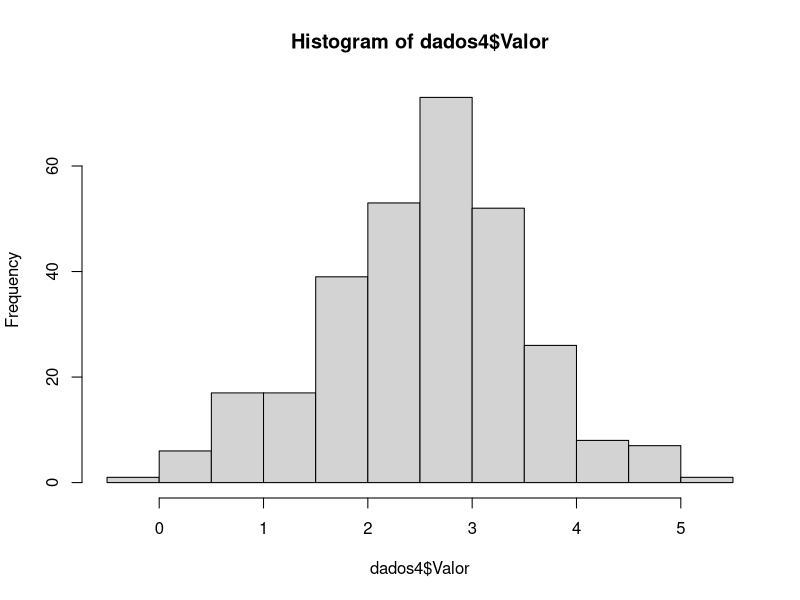
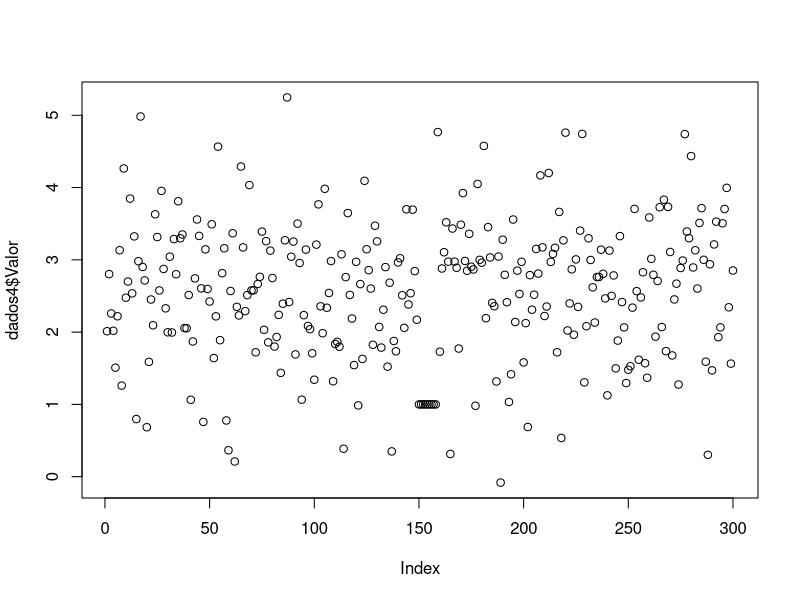
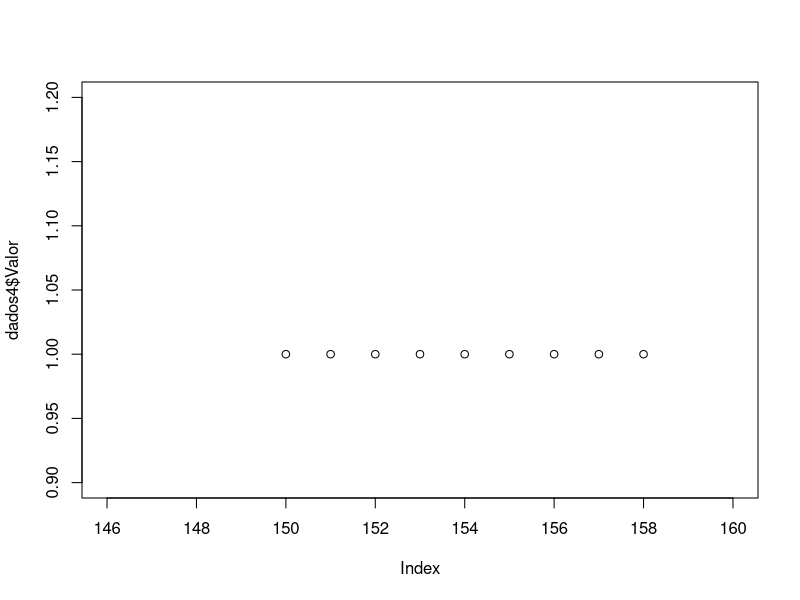
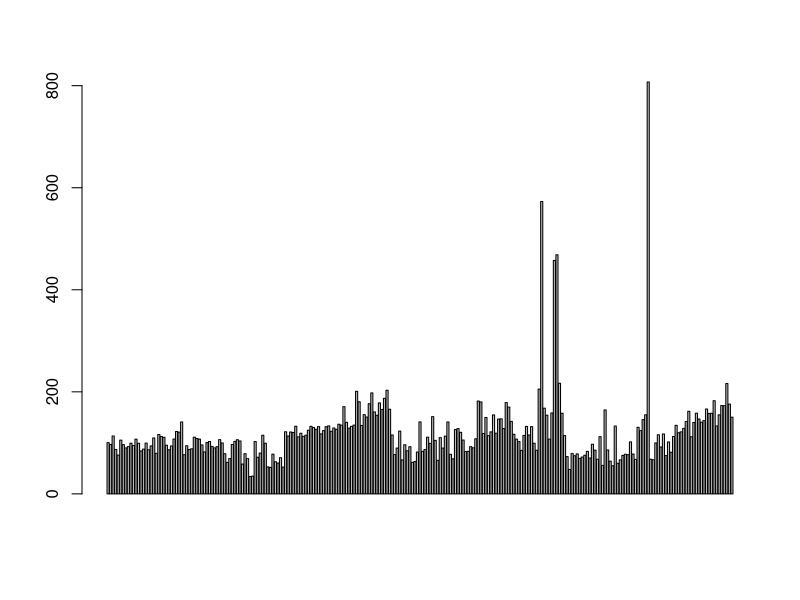
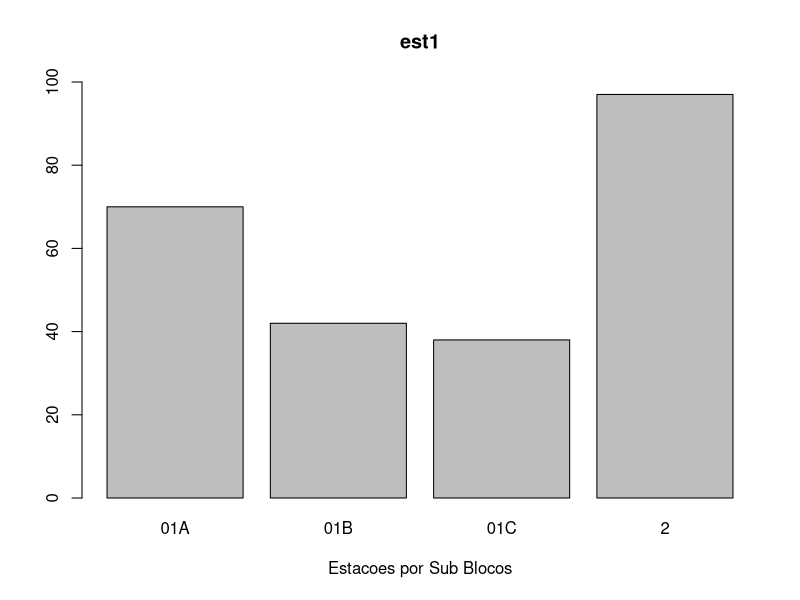
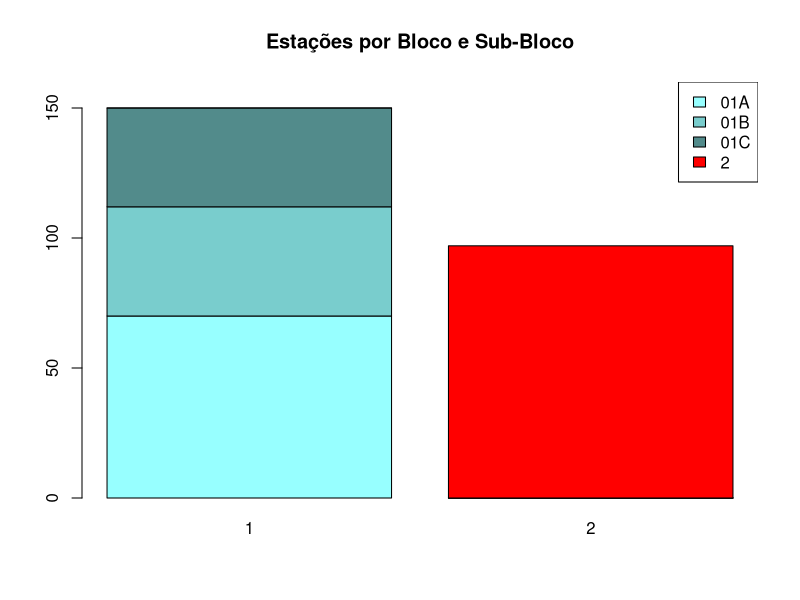
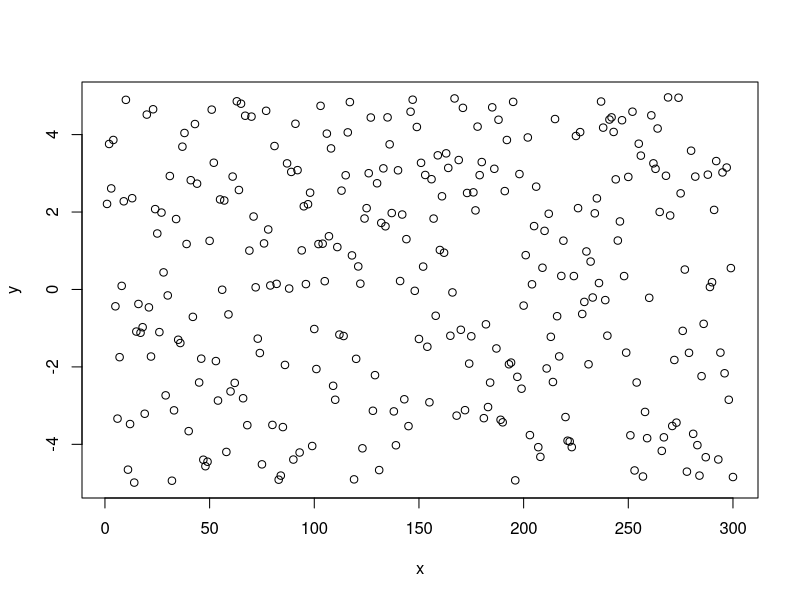
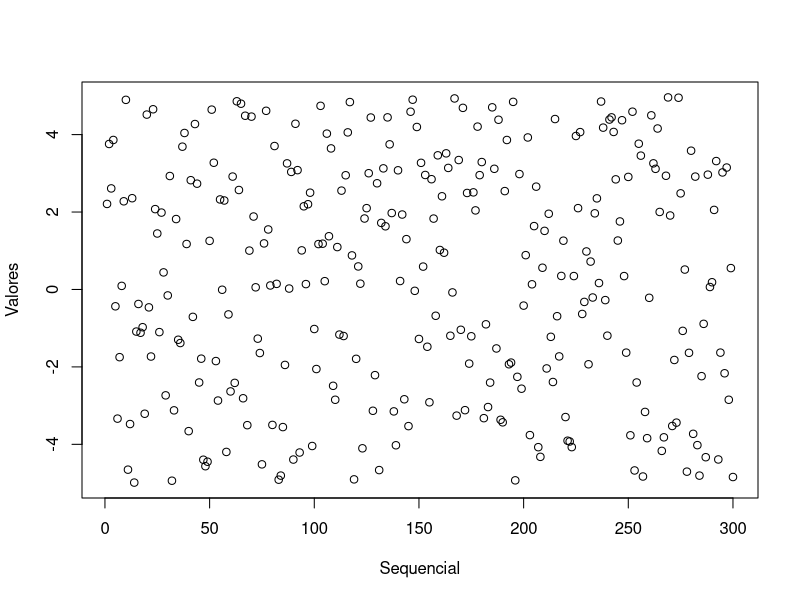

Here is the R script that generated these plots, in order:
## ---- chunk 1
pro<-par(no.readonly=TRUE) 
## ---- chunk 2
# importo os dados com read.csv2
dados4 <- read.csv2("dados4.csv", header=T)

# estrutura dos dados e primeiros 6 registros ou linhas...
str(dados4)
head(dados4)

# algumas estatísticas, média, desvio padrão...
mean(dados4$Valor)
sd(dados4$Valor)

# histograma para verificar a normalidade
hist(dados4$Valor, breaks=10)

# analisar resultados, tendência? calcule a mediana
median(dados4$Valor)

# gráfico sequencial, algum valor chama a atenção??
plot(dados4$Valor)

# zoom sobre dados suspeitos
plot(dados4$Valor, xlim=c(146,160), ylim=c(0.9,1.2))
# carregar arquivo selecao.csv (formato 2)
## ---- chunk 3
bloco1 <- read.csv2("bloco1.csv")
attach(bloco1)

barplot(H, horiz = F)
## ---- chunk 4
conto <- table(Sub.Bloco)
barplot(conto, 
        ylim= c(0,100),
        main="est1", 
        xlab="Estacoes por Sub Blocos")
# horizontal horiz="True"

## ---- chunk 5

conto2 <- table( Sub.Bloco,Bloco)
color <- c("darkslategray1", "darkslategray3", "darkslategray4", "red")

barplot(conto2, 
        ylim = c(0,160),
        col= color,
        main="Estações por Bloco e Sub-Bloco") 

legend("topright", rownames(conto2), fill= color)
## ---- chunk 6
set.seed(12345) # semente serve para reprodução de valores iguais em dados randómicos (ou  seudo...)

x<-1:300

y<-runif(x,-5,5)

# gráfico simples sem nenhum control específico
plot(x,y)

# vamos colocar nomes nos eixos, parametros: xlab e ylab
plot(x, y, 
     xlab="Sequencial", 
     ylab="Valores")

# a cor e o símbolo são simples de mudar com _col_ e _pch_ 
# veja ?colors e ?pch, palette
plot(x, y, 
     xlab="Sequencial", 
     ylab="Valores", 
     col="red", 
     pch = 25)

# O tamanho do símbolo pode ser mudado com _cex_, experimente valores como 2 e 0.5
plot(x, y, 
     xlab="Sequencial", 
     ylab="Valores", 
     col="red", 
     pch = 25, 
     cex=0.5)

# os limites dos eixos podem ser estabelecidos com _xlim_ e _ylim_
plot(x, y, 
     xlab="Sequencial", 
     ylab="Valores", 
     col="red", 
     pch = 25, 
     cex=0.5,
     ylim=c(-10,10), 
     xlim=c(0,400))

# O título tambem pode ser adicionado (subtitulo também!!)
plot(x, y, 
     xlab="Sequencial", 
     ylab="Valores", 
     col="red", 
     pch = 25, 
     cex=0.5, 
     ylim=c(-10,10), 
     xlim=c(0,400),
     main = "O meu Titulo principal")

# vamos agora controlar um pouco os eixos...
par(pro) # voltamos aos valores padrao de cada parametro

# tamanho dos nomes nos eixos e das etiquetas
par(cex.lab=1.5,cex.axis=1.3)

plot(x, y, 
     xlab="Sequencial",
     ylab="Valores")

## ---- chunk 7
par(pro) # voltamos aos valores padrao..
plot(x,y,
     xaxt="n") # o valor xaxt="n", impede de plotar o eixo x

axis(side= 1,
     at  = c(seq(0, 300, 25))) # plotar os valores no eixo x de x=0 a 300, cada 25

# Podemos determinar etiquetas texto em determinados valores
par(pro)
plot(x,y,
     xaxt="n",
     yaxt="n")

axis(side= 1,
     at  = c(seq(0, 300, 25))) # plotar os valores no eixo x de x=0 a 300, cada 25

axis(side   = 2,
     at     = c(-4,0,4),
     labels = c("Pequeno","Medio","Grande"))

# a funcao tambem controla a linha e espessura das marcas
par(pro)
plot(x,y,
     xaxt = "n",
     yaxt = "n")

axis(side = 1,
     at   = c(seq(0, 300, 25))) # plotar os valores no eixo x de x=0 a 300, cada 25

axis(side   = 2,
     at     = c(-4,0,4),
     labels = c("Pequeno","Medio","Grande"))

axis(side      = 3,
     at        = c(5,25,75),
     lwd       = 4,
     lwd.ticks = 2,
     col.ticks = "red")

axis(side=3,
     at        = c(150,225,275),
     lwd       = 4,
     lwd.ticks = 2,
     col.ticks = "blue")

abline(v=150)

abline(v=275)

# o se desejar pode tirar toda a borda da plotagem e mostrar apenas os eixos
# note que o R numera os eixos de 1 a 4 em sentido destrogiro a partir da base

plot(x,y,
     bty="n",
     xaxt="n",
     yaxt="n")

axis(side = 3,
     at   = seq(0,300,50),
     lwd  = 3)
axis(side = 4,
     at   = seq(-5,5,2.5),
     lwd  = 3)
## ---- chunk 8
par(pro)

par(tcl = 0.4,        #tcl controla o tamanho das marcas e a direção
    mgp = c(1.5,0.2,0)) #

plot(x,y) # experimente com 0.5 e 1
## ---- chunk 9
# segundo termo
par(tcl = -0.4,
    mgp = c(0.5,2,0))
plot(x,y) # experimente com 0.5
## ---- chunk 10
# terceiro termo
par(tcl = 0.4,
    mgp = c(0,0.5,2.7))
plot(x,y) # experimente com 0.5
## ---- chunk 11
par(pro)
plot(x,y,
     xaxt = "n",
     yaxt = "n",
     xlab = "",
     ylab = "", 
     main = " Meu Titulo")

axis(side     = 1,
     at       = seq(0,300,50),
     tcl      = 0.4,
     lwd.ticks= 3,
     mgp      = c(0,0.5,0))
#usamos mtext porque o eixo foi desabilitado em plot..
mtext(side = 1,         
      text = "Eixo X: sequencial",
      line = 1.5)

axis(side     = 2,
     at       = seq(-5,5,2.5),
     tcl      = 0.3,
     lwd.ticks= 3 ,
     col.ticks= "orange",
     mgp      = c(0,1,1))

mtext(side=2,
      text="Eixo Y: 300 numeros aleatorios",
      line=2.2)
## ---- chunk 12
par(pro)
par(oma  = c(3,3,3,0),  # parâmetro que estabelece a margem exterior da janela comum
    mar  = c(3,3,2,2),  # parâmetro que estabelece a margem exterior de cada gráfico
    mfrow= c(2,2))      # parâmetro que determina a quantidade e posição dos gráficos

plot(1,1, ylab="", xlab="", type="n")
plot(2,1, ylab="", xlab="", type="n")
plot(1,2, ylab="", xlab="", type="n")
plot(2,2, ylab="", xlab="", type="n")

mtext(text = "Rótulo comum ao eixo x",
      side = 1,
      line = 0,
      outer= TRUE)

mtext(text ="Rótulo comum ao eixo y",
      side = 2,
      line = 0,
      outer= TRUE)
mtext(text ="Vários gráficos numa janela só",
      side = 3,
      line = 0,
      outer= TRUE,
      cex  = 1.5)
## ---- chunk 13
par(pro)
set.seed(123)
# geramos duas amostras normais, com parametros diferentes, veja ?_rnorm_
x <- rnorm(500, 8, 5)
y <- rnorm(500, 0, 2)
plot(x, xlab="Amostra X")
## ---- chunk 14
plot(y, xlab="Amostra Y")
## ---- chunk 15
hist(x, xlab="Amostra X")
## ---- chunk 16
hist(x,
     breaks = 20, 
     ylim   = c(0,100), 
     xlab   = "Amostra X",
     main   = " Histograma com 20 intervalos")
## ---- chunk 17
hist(y,
     breaks = 20, 
     ylim   = c(0,100), 
     xlab   = "Amostra Y",
     main   = " Histograma com 20 intervalos")
## ---- chunk 18
z <- cbind(x,y)

hist(z, 
     breaks = 20,
     main   = "Histograma de distribuição assimétrica à direita")

abline(v   = mean(z),      # graficamos a media da amostra
       col = "blue", 
       lwd = 2) 

abline(v   = median(z),   # graficamos a mediana da amostra
       col = "red", 
       lwd = 2) 
## ---- chunk 19
x2 <- rnorm(500,-8, 5)
y2 <- rnorm(500, 0, 2)

z2 <- cbind(x2,y2)

hist(z2, 
     breaks = 20,
     main   = "Histograma de distribuição assimétrica à esquerda")

abline(v   = mean(z2), 
       col = "blue", 
       lwd = 2)

abline(v   = median(z2), 
       col = "red", 
       lwd = 2)
## ---- chunk 20
boxplot(z2)
## ---- chunk 21
boxplot(z2, 
        horizontal = T, 
        names      = c("Valor1","Valor2"), 
        range      = 1.5, 
        notch      = T)
## ---- chunk 22
selecao <- read.csv2("selecao.csv", header=FALSE)

boxplot(selecao$V2 ~ selecao$V1, data=selecao)
## ---- chunk 23
boxplot(selecao$V2 ~ selecao$V1, data=selecao, las=2)
## ---- chunk 24
boxplot(selecao$V2 ~ selecao$V1, data=selecao, las=2, col=rainbow(27))
## ---- chunk 25
pdf("meu_boxplot.pdf")
par(pro) 
par(tcl=0.4,
    mgp=c(3.5,0.5,0), 
    cex.lab=1.5, 
    mai=c(1,1,0.5,0.5))# primeiro afasta titulo eixo e o segundo afasta campanhas 

boxplot(selecao$V2 ~ selecao$V1, 
        data=selecao, 
        xlab ="Campanhas", 
        ylab ="Metros", 
        las=2, 
        col=rainbow(27))

title(main      = "Meu Boxplot final", 
      cex.main  = 2, 
      font.main = 3)

dev.off()
